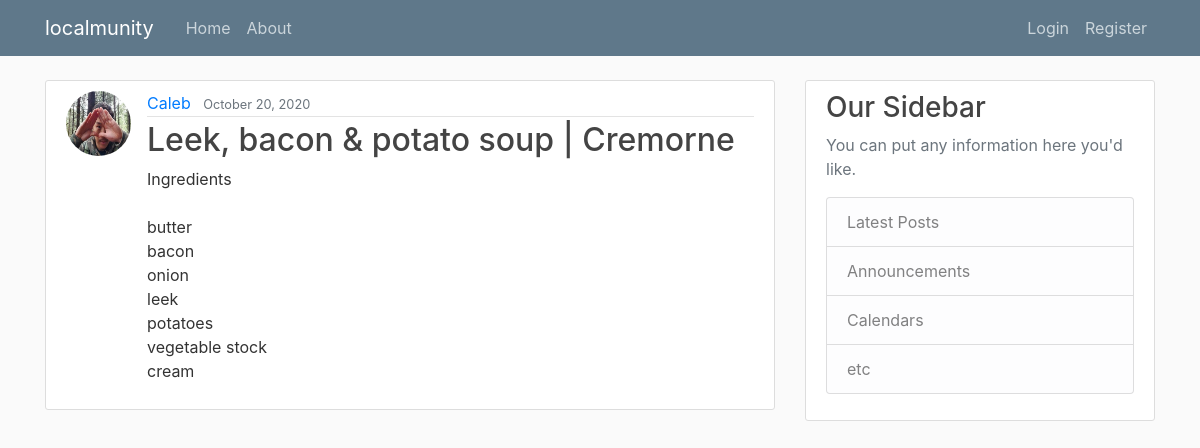
The app's page /post/4/ with its own data.
### localmunity/models.py (models this page shows, shortened)
class Post(models.Model):
    title = models.CharField(max_length=100)
    content = models.TextField()
    date_posted = models.DateTimeField(default=timezone.now)
    author = models.ForeignKey(User, on_delete=models.CASCADE)
    image = models.ImageField(default='default.jpg', upload_to='post_pics')

### users/models.py (models this page shows, shortened)
class Profile(models.Model):
    user = models.OneToOneField(User, on_delete=models.CASCADE)
    image = models.ImageField(default='default.jpg', upload_to='profile_pics')

### localmunity/views.py (the view)
# urls.py: path('post/<int:pk>/', PostDetailView.as_view(), name='post-detail'),
class PostDetailView(DetailView):
    model = Post

### localmunity/templates/localmunity/post_detail.html (shortened to what this page needs)
{% extends "localmunity/base.html" %}
{% block content %}
  <article class="media content-section">
    <img class="rounded-circle article-img" src="{{ object.author.profile.image.url }}">
    <div class="media-body">
      <div class="article-metadata">
        <a class="mr-2" href="#">{{ object.author }}</a>
        <small class="text-muted">{{ object.date_posted|date:"F d, Y" }}</small>
      </div>
      <h2 class="article-title">{{ object.title }}</h2>
      <p class="article-content">{{ object.content }}</p>
    </div>
  </article>
{% endblock content %}

### localmunity/static/localmunity/main.css (style rules this page uses)
body { background: #fafafa; color: #333333; margin-top: 5rem; }
h1, h2, h3, h4, h5, h6 { color: #444444; }
.content-section { background: #ffffff; padding: 10px 20px; border: 1px solid #dddddd; border-radius: 3px; margin-bottom: 20px; }
.article-title { color: #444444; }
.article-content { white-space: pre-line; }
.article-img { height: 65px; width: 65px; margin-right: 16px; }
.article-metadata { padding-bottom: 1px; margin-bottom: 4px; border-bottom: 1px solid #e3e3e3 }

### records on screen
Post: author.profile.image (picture), author "Caleb", date_posted "October 20, 2020", title "Leek, bacon & potato soup | Cremorne", content "Ingredients butter bacon onion leek potatoes vegetable stock cream"
